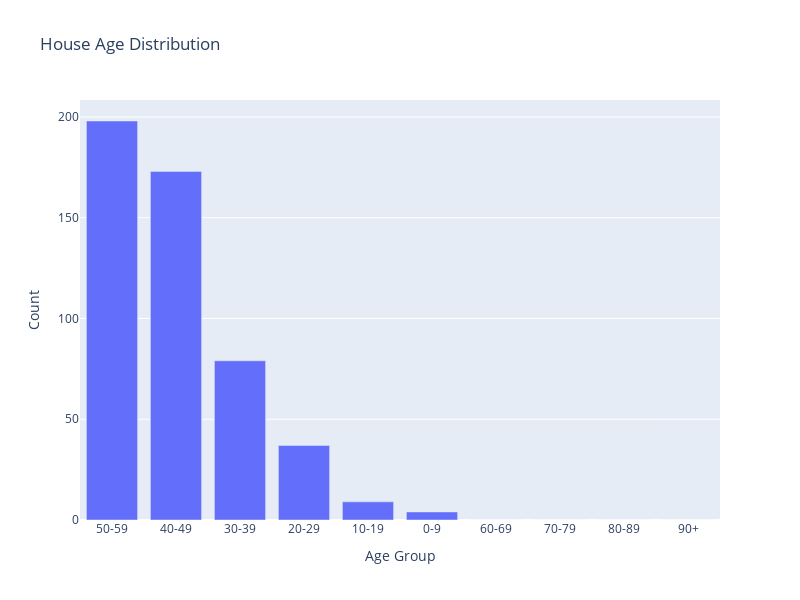

The notebook cell saved with this chart:
### Markdown cell above
On a discrétisé en groupes la variable, ce qui nous a permis de regrouper des individus par tranches d'âge. Ensuite, on a créé un graphique à barres pour illustrer la distribution des maisons dans chaque tranche d'âge.

### Code cell
bin_edges = [0, 10, 20, 30, 40, 50, 60, 70, 80, 90, 100]
bin_labels = ['0-9', '10-19', '20-29', '30-39', '40-49', '50-59', '60-69', '70-79', '80-89', '90+']

# Create a new column with the age bins
data['age_bins'] = pd.cut(data['HouseAge'], bins=bin_edges, labels=bin_labels)

# Group by the age bins and count the number of houses in each bin
age_grouped = data['age_bins'].value_counts().reset_index()
age_grouped.columns = ['Age Group', 'Count']

# Create a bar plot using Plotly Express
fig = px.bar(age_grouped, x='Age Group', y='Count', title='House Age Distribution')
fig.update_layout(width=800, height=600)

fig.show()

### Figure 1 — Plotly figure (JSON) as saved in the notebook; plotly's stock layout.template omitted (floating-point values rounded to 4 significant figures)
{"data": [{"alignmentgroup": "True", "hovertemplate": "Age Group=%{x}<br>Count=%{y}<extra></extra>", "legendgroup": "", "marker": {"color": "#636efa", "pattern": {"shape": ""}}, "name": "", "offsetgroup": "", "orientation": "v", "showlegend": false, "textposition": "auto", "type": "bar", "x": ["50-59", "40-49", "30-39", "20-29", "10-19", "0-9", "60-69", "70-79", "80-89", "90+"], "xaxis": "x", "y": [198, 173, 79, 37, 9, 4, 0, 0, 0, 0], "yaxis": "y"}], "layout": {"barmode": "relative", "height": 600, "legend": {"tracegroupgap": 0}, "title": {"text": "House Age Distribution"}, "width": 800, "xaxis": {"anchor": "y", "domain": [0, 1], "title": {"text": "Age Group"}}, "yaxis": {"anchor": "x", "domain": [0, 1], "title": {"text": "Count"}}}}
